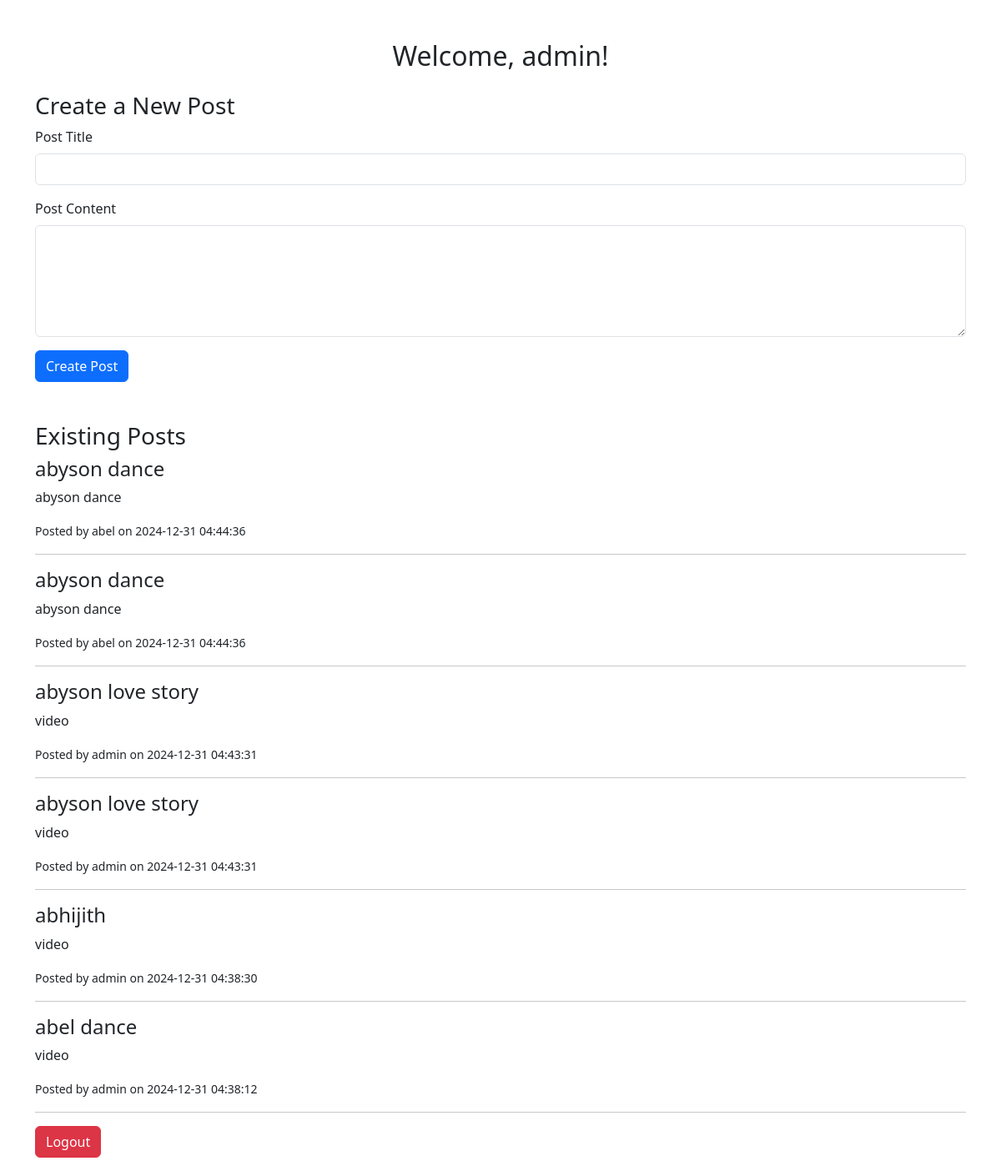
/index.php (signed in), run on the app's committed database.
### tables this page shows
CREATE TABLE `posts` (
  `id` int(11) NOT NULL,
  `title` varchar(255) NOT NULL,
  `content` text NOT NULL,
  `author_id` int(11) DEFAULT NULL,
  `created_at` timestamp NOT NULL DEFAULT current_timestamp(),
  `username` varchar(255) NOT NULL
);

### index.php (the view, shortened to what this page needs)
<?php
include('db.php');
?>
<!DOCTYPE html>
<html lang="en">
<head>
    <link href="https://cdn.jsdelivr.net/npm/bootstrap@5.3.0-alpha1/dist/css/bootstrap.min.css" rel="stylesheet">
</head>
<body>
<div class="container mt-5">
    <h2 class="text-center mb-4">Welcome, <?php echo $_SESSION['username']; ?>!</h2>
    <h3>Create a New Post</h3>
    <form action="index.php" method="POST">
        <div class="mb-3">
            <label for="title" class="form-label">Post Title</label>
            <input type="text" class="form-control" id="title" name="title" required>
        </div>
        <div class="mb-3">
            <label for="content" class="form-label">Post Content</label>
            <textarea class="form-control" id="content" name="content" rows="5" required></textarea>
        </div>
        <button type="submit" class="btn btn-primary" name="submit_post">Create Post</button>
    </form>
    <h3 class="mt-5">Existing Posts</h3>
    <?php
    $result = $conn->query("SELECT * FROM posts ORDER BY created_at DESC");
    if ($result->num_rows > 0) {
        while ($row = $result->fetch_assoc()) {
            echo "<div class='post'>";
            echo "<h4>" . htmlspecialchars($row['title']) . "</h4>";
            echo "<p>" . nl2br(htmlspecialchars($row['content'])) . "</p>";
            echo "<small>Posted by " . htmlspecialchars($row['username']) . " on " . $row['created_at'] . "</small>";
            echo "</div><hr>";
        }
    } else {
        echo "<p>No posts yet.</p>";
    }
    ?>
    <p><a href="logout.php" class="btn btn-danger">Logout</a></p>
</div>
</body>
</html>

### data on the page
posts: title "abyson dance", content "abyson dance", username "abel", created_at "2024-12-31 04:44:36"
posts: title "abyson dance", content "abyson dance", username "abel", created_at "2024-12-31 04:44:36"
posts: title "abyson love story", content "video", username "admin", created_at "2024-12-31 04:43:31"
posts: title "abyson love story", content "video", username "admin", created_at "2024-12-31 04:43:31"
posts: title "abhijith", content "video", username "admin", created_at "2024-12-31 04:38:30"
posts: title "abel dance", content "video", username "admin", created_at "2024-12-31 04:38:12"

### other printed values
$_SESSION['username'] "admin"
